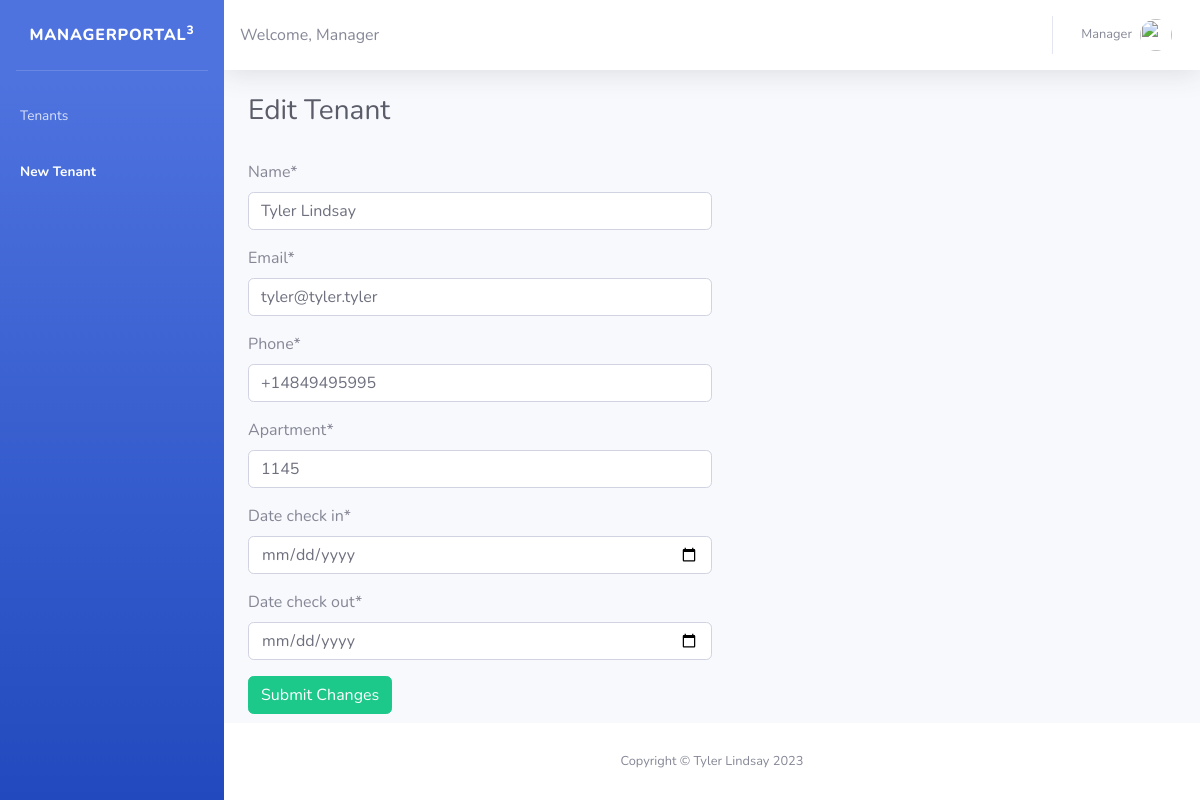
Page /edit_tenant/1/ on the committed database.
### maintenance_requests/models.py (models this page shows, shortened)
class Tenant(models.Model):
    name = models.CharField(max_length=100)
    phone = PhoneNumberField(null=False, blank=False, unique=True)
    email = models.EmailField(null=False, blank=False, unique=True)
    date_check_in = models.DateTimeField()
    date_check_out = models.DateTimeField()
    apartment = models.IntegerField()
    class Meta:
        ordering = ["apartment"]

### maintenance_requests/views.py (the view, shortened to what this page needs)
# urls.py: path('edit_tenant/<str:pk>/', views.edit_tenant, name="edit_tenant"),
def edit_tenant(request, pk):
    tenant = Tenant.objects.get(id=pk)
    form = Tenant_Form(instance=tenant)
    context = {'form' : form}
    return render(request, 'edit_tenant.html', context)

### maintenance_requests/forms.py (shortened to what this page needs)
class Tenant_Form(ModelForm):
    class Meta:
        model = Tenant
        fields = ['name', 'email', 'phone', 'apartment']
    date_check_in = forms.DateField(
            widget=forms.TextInput(
                attrs={'type': 'date'}
            )
        )
    date_check_out = forms.DateField(
            widget=forms.TextInput(
                attrs={'type': 'date'}
            )
        )

### maintenance_requests/templates/edit_tenant.html (shortened to what this page needs)
<!DOCTYPE html>
{% load static %}
{% load crispy_forms_tags %}
<html lang="en">
<head>
    {% load static %}
    <link rel="stylesheet" type="text/css" href="https://cdnjs.cloudflare.com/ajax/libs/twitter-bootstrap/4.5.2/css/bootstrap.css">
    <link rel="stylesheet" type="text/css" href="https://cdn.datatables.net/1.13.7/css/dataTables.bootstrap4.min.css">
    <link href="{% static 'css/sb-admin-2.min.css' %}" rel="stylesheet">
</head>
<body id="page-top">
    <div id="wrapper">
        <ul class="navbar-nav bg-gradient-primary sidebar sidebar-dark accordion" id="accordionSidebar">
            <a class="sidebar-brand d-flex align-items-center justify-content-center" href="index.html">
                <div class="sidebar-brand-text mx-3">ManagerPortal<sup>3</sup></div>
            </a>
            <hr class="sidebar-divider">
            <li class="nav-item">
                <a class="nav-link" href="/">
                    <span>Tenants</span></a>
            </li>
            <li class="nav-item active">
                <a class="nav-link" href="new_request">
                    <span>New Tenant</span></a>
            </li>
        </ul>
        <div id="content-wrapper" class="d-flex flex-column">
            <div id="content">
                <nav class="navbar navbar-expand navbar-light bg-white topbar mb-4 static-top shadow">
                    <li class="navbar-nav no-arrow text-gray-600 large">
                        Welcome, Manager
                    </li>
                    <ul class="navbar-nav ml-auto">
                        <li class="nav-item dropdown no-arrow">
                            <a class="nav-link dropdown-toggle" href="#" id="userDropdown" role="button"
                                data-toggle="dropdown" aria-haspopup="true" aria-expanded="false">
                                <span class="mr-2 d-none d-lg-inline text-gray-600 small">Manager</span>
                                <img class="img-profile rounded-circle"
                                    src="{% static 'img/undraw_profile.svg' %}">
                            </a>
                        </li>
                    </ul>
                </nav>
                <div class="container-fluid">
                    <h1 class="h3 mb-2 text-gray-800">Edit Tenant</h1><br>
                    {% block content %}
                    <form enctype="multipart/form-data" style="width: 50%" method="post" novalidate>
                        {{ form|crispy }}
                        <button type="submit" class="btn btn-success">Submit Changes</button>
                    </form>
                    {% endblock %}
                </div>
            </div>
            <footer class="sticky-footer bg-white">
                <div class="container my-auto">
                    <div class="copyright text-center my-auto">
                        <span>Copyright &copy; Tyler Lindsay 2023</span>
                    </div>
                </div>
            </footer>
        </div>
    </div>
</body>
</html>

### rows in the picture
Tenant: name "Tyler Lindsay", email "tyler@tyler.tyler", phone "+14849495995", apartment "1145"
